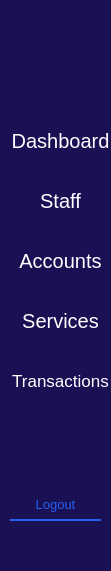
   <widget class="QWidget" name="widget" native="true">
    <property name="geometry">
     <rect>
      <x>0</x>
      <y>0</y>
      <width>111</width>
      <height>571</height>
     </rect>
    </property>
    <property name="styleSheet">
     <string notr="true">background-color: rgb(26, 16, 84);</string>
    </property>
    <widget class="QPushButton" name="logoutBtn">
     <property name="geometry">
      <rect>
       <x>10</x>
       <y>490</y>
       <width>91</width>
       <height>31</height>
      </rect>
     </property>
     <property name="font">
      <font>
       <pointsize>10</pointsize>
       <italic>false</italic>
       <bold>false</bold>
      </font>
     </property>
     <property name="cursor">
      <cursorShape>PointingHandCursor</cursorShape>
     </property>
     <property name="styleSheet">
      <string notr="true">QPushButton {
    background-color: transparent;
    color: #255FF1;                 
    border: none;
    border-bottom: 2px solid #255FF1;
    font: 'Chakra Petch';
    padding: 6px 10px;
}

/* Hover: filled with #255FF1 */
QPushButton:hover {
    background-color: #255FF1;
    color: white;
    border-bottom: 2px solid  #255FF1;
    border-radius: 10px;
}

/* Pressed: darker shade */
QPushButton:pressed {
    background-color: #1E4ED8;
    color: white;
    border-bottom: 2px solid  #255FF1;
    border-radius: 10px;
}
</string>
     </property>
     <property name="text">
      <string>Logout</string>
     </property>
    </widget>
    <widget class="QLabel" name="admin_logo_holder">
     <property name="geometry">
      <rect>
       <x>0</x>
       <y>10</y>
       <width>111</width>
       <height>81</height>
      </rect>
     </property>
     <property name="styleSheet">
      <string notr="true"/>
     </property>
     <property name="text">
      <string/>
     </property>
    </widget>
    <widget class="QPushButton" name="staffBtn">
     <property name="geometry">
      <rect>
       <x>0</x>
       <y>180</y>
       <width>121</width>
       <height>41</height>
      </rect>
     </property>
     <property name="font">
      <font>
       <family>Arial</family>
       <pointsize>15</pointsize>
       <italic>false</italic>
       <bold>false</bold>
      </font>
     </property>
     <property name="cursor">
      <cursorShape>PointingHandCursor</cursorShape>
     </property>
     <property name="styleSheet">
      <string notr="true">QPushButton {
    color: rgb(255, 255, 255);
    background-color: rgb(26, 16, 84);
    font: 'Chakra Petch';
    border-radius: 3px;        
}

QPushButton:hover {
    background-color: rgb(60, 50, 130);   
    color: rgb(255, 255, 255);          
    font: 'Chakra Petch';
}

QPushButton:pressed {
    background-color: rgb(239, 236, 227);
    color: rgb(26, 16, 84);
    font: 'Chakra Petch';
    border-radius: 3px;
}

QPushButton:checked {
  background-color: rgb(239, 236, 227);
    color: rgb(26, 16, 84);
    font: 'Chakra Petch';
    border-radius: 3px;
}</string>
     </property>
     <property name="text">
      <string>Staff</string>
     </property>
     <property name="checkable">
      <bool>true</bool>
     </property>
     <property name="autoExclusive">
      <bool>true</bool>
     </property>
    </widget>
    <widget class="QPushButton" name="accountBtn">
     <property name="geometry">
      <rect>
       <x>0</x>
       <y>240</y>
       <width>121</width>
       <height>41</height>
      </rect>
     </property>
     <property name="font">
      <font>
       <family>Arial</family>
       <pointsize>15</pointsize>
       <italic>false</italic>
       <bold>false</bold>
      </font>
     </property>
     <property name="cursor">
      <cursorShape>PointingHandCursor</cursorShape>
     </property>
     <property name="styleSheet">
      <string notr="true">QPushButton {
    color: rgb(255, 255, 255);
    background-color: rgb(26, 16, 84);
    font: 'Chakra Petch';
    border-radius: 3px;        
}

QPushButton:hover {
    background-color: rgb(60, 50, 130);   
    color: rgb(255, 255, 255);          
    font: 'Chakra Petch';
}

QPushButton:pressed {
    background-color: rgb(239, 236, 227);
    color: rgb(26, 16, 84);
    font: 'Chakra Petch';
    border-radius: 3px;
}

QPushButton:checked {
  background-color: rgb(239, 236, 227);
    color: rgb(26, 16, 84);
    font: 'Chakra Petch';
    border-radius: 3px;
}
</string>
     </property>
     <property name="text">
      <string>Accounts</string>
     </property>
     <property name="checkable">
      <bool>true</bool>
     </property>
     <property name="autoExclusive">
      <bool>true</bool>
     </property>
    </widget>
    <widget class="QPushButton" name="serviceBtn">
     <property name="geometry">
      <rect>
       <x>0</x>
       <y>300</y>
       <width>121</width>
       <height>41</height>
      </rect>
     </property>
     <property name="font">
      <font>
       <family>Arial</family>
       <pointsize>15</pointsize>
       <italic>false</italic>
       <bold>false</bold>
      </font>
     </property>
     <property name="cursor">
      <cursorShape>PointingHandCursor</cursorShape>
     </property>
     <property name="styleSheet">
      <string notr="true">QPushButton {
    color: rgb(255, 255, 255);
    background-color: rgb(26, 16, 84);
    font: 'Chakra Petch';
    border-radius: 3px;        
}

QPushButton:hover {
    background-color: rgb(60, 50, 130);   
    color: rgb(255, 255, 255);          
    font: 'Chakra Petch';
}

QPushButton:pressed {
    background-color: rgb(239, 236, 227);
    color: rgb(26, 16, 84);
    font: 'Chakra Petch';
    border-radius: 3px;
}

QPushButton:checked {
  background-color: rgb(239, 236, 227);
    color: rgb(26, 16, 84);
    font: 'Chakra Petch';
    border-radius: 3px;
}
</string>
     </property>
     <property name="text">
      <string>Services</string>
     </property>
     <property name="checkable">
      <bool>true</bool>
     </property>
     <property name="autoExclusive">
      <bool>true</bool>
     </property>
    </widget>
    <widget class="QPushButton" name="transactionBtn">
     <property name="geometry">
      <rect>
       <x>0</x>
       <y>360</y>
       <width>121</width>
       <height>41</height>
      </rect>
     </property>
     <property name="font">
      <font>
       <family>Arial</family>
       <pointsize>13</pointsize>
       <italic>false</italic>
       <bold>false</bold>
      </font>
     </property>
     <property name="cursor">
      <cursorShape>PointingHandCursor</cursorShape>
     </property>
     <property name="styleSheet">
      <string notr="true">QPushButton {
    color: rgb(255, 255, 255);
    background-color: rgb(26, 16, 84);
    font: 'Chakra Petch';
    border-radius: 3px;        
}

QPushButton:hover {
    background-color: rgb(60, 50, 130);   
    color: rgb(255, 255, 255);          
    font: 'Chakra Petch';
}

QPushButton:pressed {
    background-color: rgb(239, 236, 227);
    color: rgb(26, 16, 84);
    font: 'Chakra Petch';
    border-radius: 3px;
}

QPushButton:checked {
  background-color: rgb(239, 236, 227);
    color: rgb(26, 16, 84);
    font: 'Chakra Petch';
    border-radius: 3px;
}
</string>
     </property>
     <property name="text">
      <string>Transactions</string>
     </property>
     <property name="checkable">
      <bool>true</bool>
     </property>
     <property name="autoExclusive">
      <bool>true</bool>
     </property>
    </widget>
    <widget class="QPushButton" name="dashboardBtn">
     <property name="geometry">
      <rect>
       <x>0</x>
       <y>120</y>
       <width>121</width>
       <height>41</height>
      </rect>
     </property>
     <property name="font">
      <font>
       <family>Arial</family>
       <pointsize>15</pointsize>
       <italic>false</italic>
       <bold>false</bold>
      </font>
     </property>
     <property name="cursor">
      <cursorShape>PointingHandCursor</cursorShape>
     </property>
     <property name="styleSheet">
      <string notr="true">QPushButton {
    color: rgb(255, 255, 255);
    background-color: rgb(26, 16, 84);
    font: 'Chakra Petch';
    border-radius: 3px;        
}

QPushButton:hover {
    background-color: rgb(60, 50, 130);   
    color: rgb(255, 255, 255);          
    font: 'Chakra Petch';
}

QPushButton:pressed {
    background-color: rgb(239, 236, 227);
    color: rgb(26, 16, 84);
    font: 'Chakra Petch';
    border-radius: 3px;
}

QPushButton:checked {
  background-color: rgb(239, 236, 227);
    color: rgb(26, 16, 84);
    font: 'Chakra Petch';
    border-radius: 3px;
}</string>
     </property>
     <property name="text">
      <string>Dashboard</string>
     </property>
     <property name="checkable">
      <bool>true</bool>
     </property>
     <property name="autoExclusive">
      <bool>true</bool>
     </property>
    </widget>
   </widget>
